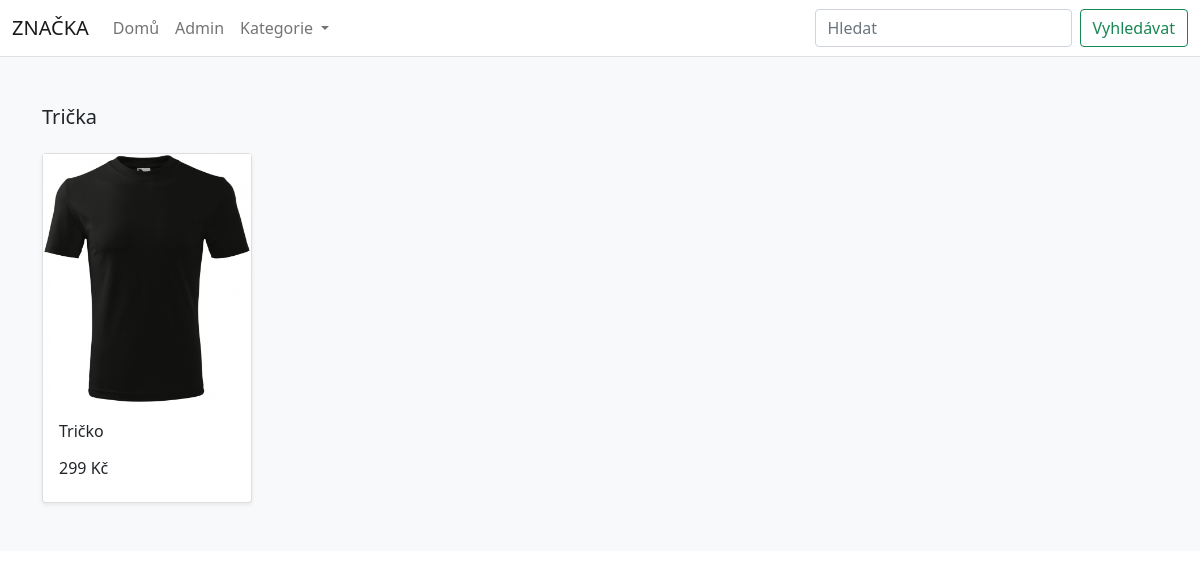
The app's page /search/tricka/ with its own data.
### store/models.py (models this page shows, shortened)
class Category(models.Model):
    name = models.CharField(max_length=255, db_index=True)
    slug = models.SlugField(max_length=255, unique=True)
    class Meta:
        verbose_name_plural = 'Categories'
    def get_absolute_url(self):
        return reverse('store:category_list', args=[self.slug])

class Product(models.Model):
    category = models.ForeignKey(Category, related_name='product', on_delete=models.CASCADE)
    created_by = models.ForeignKey(User, on_delete=models.CASCADE, related_name='product_creator')
    title = models.CharField(max_length=255)
    description = models.TextField(blank=True)
    image = models.ImageField(upload_to='images/')
    slug = models.SlugField(max_length=255)
    price = models.DecimalField(max_digits=4, decimal_places=0)
    in_stock = models.BooleanField(default=True)
    is_active = models.BooleanField(default=True)
    created = models.DateTimeField(auto_now_add=True)
    updated = models.DateTimeField(auto_now=True)
    class Meta:
        verbose_name_plural = 'Products'
        ordering = ('-created',)
    def get_absolute_url(self):
        return reverse('store:product_detail', args=[self.slug])

### store/views.py (the view)
# urls.py: path('search/<slug:category_slug>/', views.category_list, name='category_list'),
def category_list(request, category_slug=None):
    category = get_object_or_404(Category, slug=category_slug)
    products = Product.objects.filter(category=category)
    return render(request, 'store/products/category.html', {'category': category, 'products': products})

### store/views.py (called while the page is built)
def categories(request):
    return {
        'categories': Category.objects.all()
    }

### templates/store/products/category.html (shortened to what this page needs)
{% extends "../base.html" %}
{% load static %}
{% block content %}
<main>
  <div class="album py-5 bg-light">
    <div class="container">
      <div class="pb-3 h5">{{category.name|title}}</div>
      <div class="row row-cols-1 row-cols-sm-2 row-cols-md-5 g-3">
        {% for product in products %}
        <div class="col">
          <div class="card shadow-sm">
            <a href="{{ product.get_absolute_url }}">
                <img class="img-fluid" alt="Responsive image" src="{{ product.image.url }}">
            </a>
            <div class="card-body">
              <p class="card-text">
                <a class="text-dark text-decoration-none" href="{{ product.get_absolute_url }}">{{ product.title }}</a>
              </p>
              <div class="d-flex justify-content-between align-items-center">
                <p class="h6 text-dark">{{ product.price }} Kč</p>
              </div>
            </div>
          </div>
        </div>
        {% endfor %}
      </div>
    </div>
  </div>
</main>
{% endblock %}

### records on screen
Category: name "Trička"
Product: image (picture), title "Tričko", price "299"
